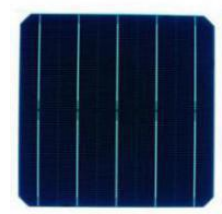
#> input picture PyProjects/cvpy/毕业设计/images/image1.png, 222 x 214 px, found by its file name
$ python 12.1demo.py
#> lines starting #> are read from the running program, lines starting #| are printed output that depends on the picture; after the words box and inside, x2 and y2 are one past the last pixel; in counts of white or black regions, pixels touching at a corner belong together
### **
import cv2
import numpy as np
img1 = cv2.imread("./image1.png")
#> img1 is the input picture: shape (214, 222, 3); mean B, G, R 96.2, 73.2, 60.1
cv2.imshow("img1",img1)
gray = cv2.cvtColor(img1,cv2.COLOR_BGR2GRAY)
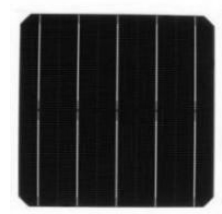
#> gray: shape (214, 222); min 6, max 255, mean 71.9
cv2.imshow("灰度图",gray)
ret,binary = cv2.threshold(gray,127,255,cv2.THRESH_BINARY_INV)
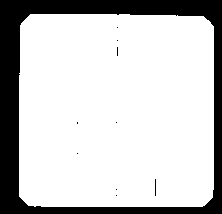
#> binary: shape (214, 222); 78.3% white; 10 black regions (9 under 20 px)
cv2.imshow("二值化",binary)
contours, hierarchy = cv2.findContours(binary, cv2.RETR_LIST, cv2.CHAIN_APPROX_SIMPLE)
#> contours = 10 contours, 8 with area under 20; largest, box (x1, y1, x2, y2) and area: (19, 14, 214, 207) 36850, (154, 178, 157, 197) 34
mask = np.zeros(img1.shape,np.uint8)
mask = cv2.drawContours(mask,contours,-1,(255,255,255),-1)
#> mask: shape (214, 222, 3); 78.3% white; 10 black regions (9 under 20 px), largest, box (x1, y1, x2, y2) and area: (0, 0, 222, 214) 10292
cv2.imshow("轮廓",mask)
res = cv2.bitwise_and(img1,mask)
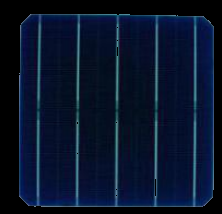
#> res: shape (214, 222, 3); mean B, G, R 42.8, 20.1, 8.2
cv2.imshow("提取结果",res)
cv2.imwrite(r"./res.jpg",res)
cv2.waitKey(0)

$ run again, with PyProjects/cvpy/毕业设计/images/image3.png copied over PyProjects/cvpy/毕业设计/images/image1.png
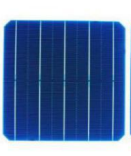
#> input picture PyProjects/cvpy/毕业设计/images/image3.png, 131 x 156 px, found by its file name
#> img1 is the input picture: shape (156, 131, 3); mean B, G, R 163.1, 116.6, 88.4
#> `ret,binary = cv2.threshold(gray,127,255,cv2.THRESH_BINARY_INV)`:
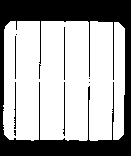
#> binary: shape (156, 131); 67% white; 9 black regions (4 under 20 px)
#> contours = 10 contours, 4 with area under 20; largest, box (x1, y1, x2, y2) and area: (3, 21, 125, 141) 13365, (62, 81, 66, 137) 111, (63, 26, 66, 81) 106, (13, 81, 17, 130) 102, (14, 35, 17, 80) 86, (38, 63, 42, 80) 31
#> mask: shape (156, 131, 3); 67% white; 9 black regions (4 under 20 px), largest, box (x1, y1, x2, y2) and area: (0, 0, 131, 156) 6530, (63, 82, 65, 136) 57, (14, 82, 16, 129) 55, (64, 27, 65, 80) 53, (15, 36, 16, 79) 43
#> `res = cv2.bitwise_and(img1,mask)`:
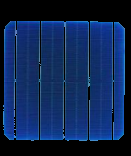
#> res: shape (156, 131, 3); mean B, G, R 82.6, 38.2, 14.1

$ run again, with PyProjects/cvpy/毕业设计/images/image4.png copied over PyProjects/cvpy/毕业设计/images/image1.png
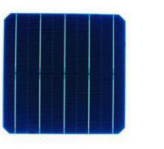
#> input picture PyProjects/cvpy/毕业设计/images/image4.png, 164 x 149 px, found by its file name
#> img1 is the input picture: shape (149, 164, 3); mean B, G, R 149.6, 122.9, 109.3
#> `ret,binary = cv2.threshold(gray,127,255,cv2.THRESH_BINARY_INV)`:
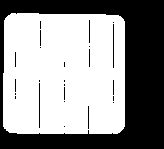
#> binary: shape (149, 164); 58.2% white; 25 black regions (20 under 20 px)
#> contours = 25 contours, 14 with area under 20; largest, box (x1, y1, x2, y2) and area: (3, 13, 125, 134) 14260, (38, 82, 41, 129) 90, (112, 23, 115, 69) 88, (87, 105, 90, 130) 46, (88, 19, 91, 44) 46
#> mask: shape (149, 164, 3); 58.2% white; 25 black regions (20 under 20 px), largest, box (x1, y1, x2, y2) and area: (0, 0, 164, 149) 9944, (39, 83, 40, 128) 45, (113, 24, 114, 68) 44, (89, 20, 90, 43) 23, (88, 106, 89, 129) 23
#> `res = cv2.bitwise_and(img1,mask)`:
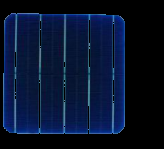
#> res: shape (149, 164, 3); mean B, G, R 45.6, 19.3, 7.4
